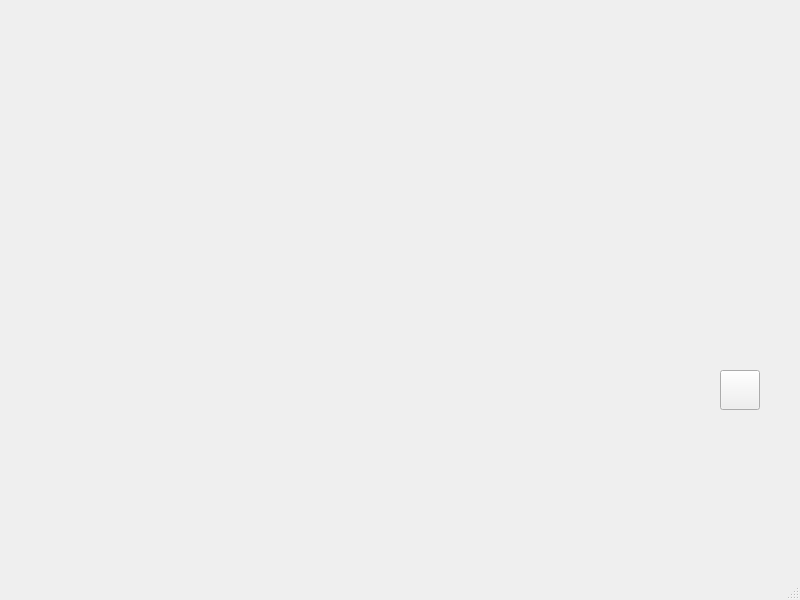
<?xml version="1.0" encoding="UTF-8"?>
<ui version="4.0">
 <class>MainWindow</class>
 <widget class="QMainWindow" name="MainWindow">
  <property name="geometry">
   <rect>
    <x>0</x>
    <y>0</y>
    <width>800</width>
    <height>600</height>
   </rect>
  </property>
  <property name="windowTitle">
   <string>MainWindow</string>
  </property>
  <property name="iconSize">
   <size>
    <width>40</width>
    <height>40</height>
   </size>
  </property>
  <widget class="QWidget" name="centralwidget">
   <widget class="QLabel" name="lbl">
    <property name="geometry">
     <rect>
      <x>730</x>
      <y>100</y>
      <width>40</width>
      <height>40</height>
     </rect>
    </property>
    <property name="text">
     <string/>
    </property>
    <property name="pixmap">
     <pixmap>0.png</pixmap>
    </property>
   </widget>
   <widget class="QPushButton" name="pb">
    <property name="geometry">
     <rect>
      <x>720</x>
      <y>370</y>
      <width>40</width>
      <height>40</height>
     </rect>
    </property>
    <property name="text">
     <string/>
    </property>
    <property name="icon">
     <iconset>
      <normaloff>0.png</normaloff>0.png</iconset>
    </property>
    <property name="iconSize">
     <size>
      <width>40</width>
      <height>40</height>
     </size>
    </property>
   </widget>
  </widget>
  <widget class="QMenuBar" name="menubar">
   <property name="geometry">
    <rect>
     <x>0</x>
     <y>0</y>
     <width>800</width>
     <height>21</height>
    </rect>
   </property>
  </widget>
  <widget class="QStatusBar" name="statusbar"/>
 </widget>
 <resources/>
 <connections/>
</ui>
